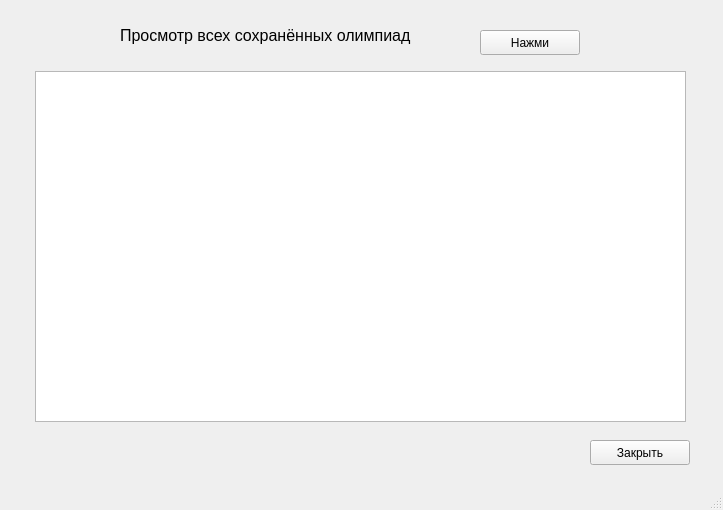
<?xml version="1.0" encoding="UTF-8"?>
<ui version="4.0">
 <class>MainWindow</class>
 <widget class="QMainWindow" name="MainWindow">
  <property name="geometry">
   <rect>
    <x>0</x>
    <y>0</y>
    <width>723</width>
    <height>510</height>
   </rect>
  </property>
  <property name="windowTitle">
   <string>MainWindow</string>
  </property>
  <widget class="QWidget" name="centralwidget">
   <widget class="QLabel" name="label">
    <property name="geometry">
     <rect>
      <x>120</x>
      <y>10</y>
      <width>291</width>
      <height>51</height>
     </rect>
    </property>
    <property name="font">
     <font>
      <pointsize>12</pointsize>
     </font>
    </property>
    <property name="text">
     <string>Просмотр всех сохранённых олимпиад </string>
    </property>
   </widget>
   <widget class="QPushButton" name="pushButton_search5">
    <property name="geometry">
     <rect>
      <x>590</x>
      <y>440</y>
      <width>100</width>
      <height>25</height>
     </rect>
    </property>
    <property name="text">
     <string>Закрыть</string>
    </property>
   </widget>
   <widget class="QPushButton" name="pushButton_search6">
    <property name="geometry">
     <rect>
      <x>480</x>
      <y>30</y>
      <width>100</width>
      <height>25</height>
     </rect>
    </property>
    <property name="text">
     <string>Нажми</string>
    </property>
   </widget>
   <widget class="QTableWidget" name="tableWidget">
    <property name="geometry">
     <rect>
      <x>35</x>
      <y>71</y>
      <width>651</width>
      <height>351</height>
     </rect>
    </property>
   </widget>
  </widget>
  <widget class="QMenuBar" name="menubar">
   <property name="geometry">
    <rect>
     <x>0</x>
     <y>0</y>
     <width>723</width>
     <height>21</height>
    </rect>
   </property>
  </widget>
  <widget class="QStatusBar" name="statusbar"/>
 </widget>
 <resources/>
 <connections/>
</ui>
